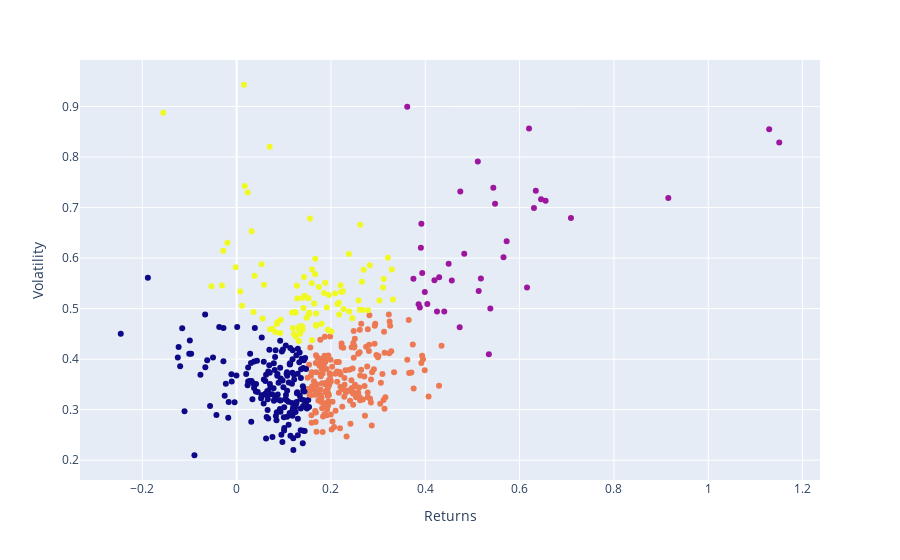

Here is the notebook cell this chart was saved with:
### Code cell
# Plot the clusters created using Plotly
fig = px.scatter(clusters_df, x="Returns", y="Volatility", color="Cluster", hover_data=["Ticker"])
fig.update(layout_coloraxis_showscale=False)
fig.show()

### Figure 1 — Plotly figure (JSON) as saved in the notebook; plotly's stock layout.template omitted (floating-point values rounded to 4 significant figures; data arrays with more than 128 entries replaced by an {"elided": "..."} marker saying what was removed)
{"data": [{"customdata": {"elided": "496x1 str values"}, "hovertemplate": "Returns=%{x}<br>Volatility=%{y}<br>Ticker=%{customdata[0]}<br>Cluster=%{marker.color}<extra></extra>", "legendgroup": "", "marker": {"color": {"elided": "496 int values"}, "coloraxis": "coloraxis", "symbol": "circle"}, "mode": "markers", "name": "", "orientation": "v", "showlegend": false, "type": "scatter", "x": {"elided": "496 float values"}, "xaxis": "x", "y": {"elided": "496 float values"}, "yaxis": "y"}], "layout": {"coloraxis": {"colorbar": {"title": {"text": "Cluster"}}, "colorscale": [[0, "#0d0887"], [0.1111, "#46039f"], [0.2222, "#7201a8"], [0.3333, "#9c179e"], [0.4444, "#bd3786"], [0.5556, "#d8576b"], [0.6667, "#ed7953"], [0.7778, "#fb9f3a"], [0.8889, "#fdca26"], [1, "#f0f921"]], "showscale": false}, "legend": {"tracegroupgap": 0}, "margin": {"t": 60}, "xaxis": {"anchor": "y", "domain": [0, 1], "title": {"text": "Returns"}}, "yaxis": {"anchor": "x", "domain": [0, 1], "title": {"text": "Volatility"}}}}
